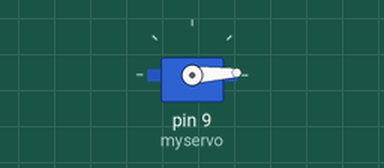
This sketch was run on a simulated Arduino Uno, built with avr-gcc and run on an emulated ATmega328P. On the bench: servo.

Above: at 0.05 s.
At 0.7 s:
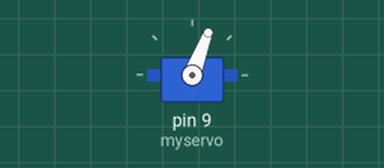
At 1.35 s:
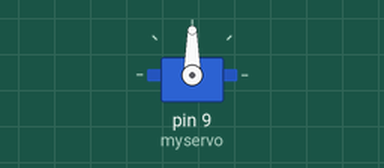
At 2.65 s:
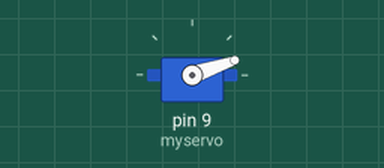
Timing chart, 0 to 6.5 s (numbered marks = the images above):
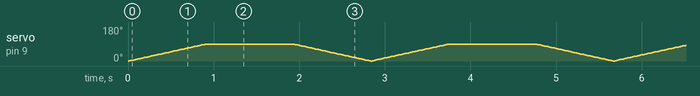

The sketch:

servo_motor.ino
```cpp
#include<Servo.h>
Servo myservo;
int pos=0;

void setup() {
myservo.attach(9);


}

void loop() {
  for(pos=0;pos<=90;pos++){
  myservo.write(pos);
  delay(10);
  }
  delay(1000);
  for(pos=90;pos>=0;pos--){
    myservo.write(pos);
    delay(10);
  }

}
```
